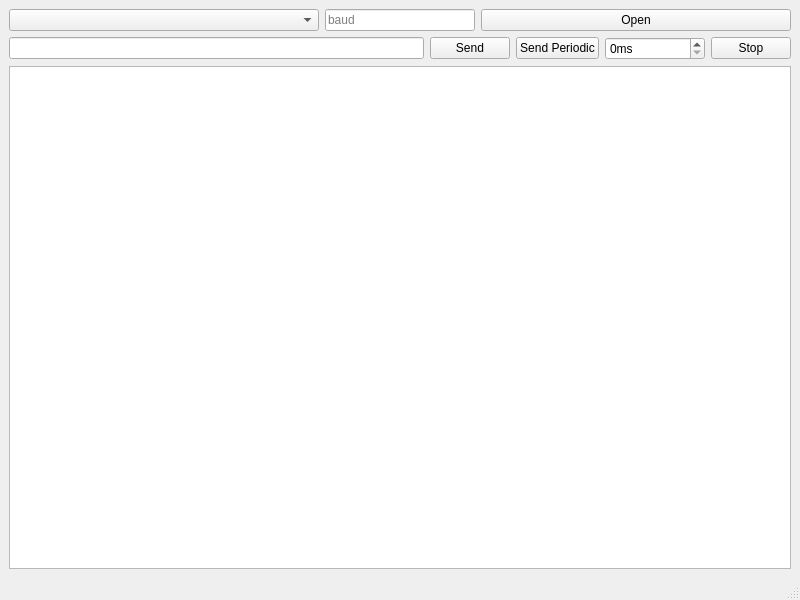
<?xml version="1.0" encoding="UTF-8"?>
<ui version="4.0">
 <class>MainWindow</class>
 <widget class="QMainWindow" name="MainWindow">
  <property name="geometry">
   <rect>
    <x>0</x>
    <y>0</y>
    <width>800</width>
    <height>600</height>
   </rect>
  </property>
  <property name="windowTitle">
   <string>MainWindow</string>
  </property>
  <widget class="QWidget" name="centralwidget">
   <layout class="QVBoxLayout" name="verticalLayout">
    <item>
     <layout class="QHBoxLayout" name="horizontalLayout">
      <item>
       <widget class="QComboBox" name="box"/>
      </item>
      <item>
       <widget class="QLineEdit" name="baud">
        <property name="maximumSize">
         <size>
          <width>150</width>
          <height>16777215</height>
         </size>
        </property>
        <property name="placeholderText">
         <string>baud</string>
        </property>
       </widget>
      </item>
      <item>
       <widget class="QPushButton" name="openButton">
        <property name="text">
         <string>Open</string>
        </property>
       </widget>
      </item>
     </layout>
    </item>
    <item>
     <layout class="QHBoxLayout" name="horizontalLayout_2">
      <item>
       <widget class="QLineEdit" name="data"/>
      </item>
      <item>
       <widget class="QPushButton" name="send">
        <property name="text">
         <string>Send</string>
        </property>
       </widget>
      </item>
      <item>
       <widget class="QPushButton" name="sendPer">
        <property name="text">
         <string>Send Periodic</string>
        </property>
       </widget>
      </item>
      <item>
       <widget class="QSpinBox" name="period">
        <property name="minimumSize">
         <size>
          <width>100</width>
          <height>0</height>
         </size>
        </property>
        <property name="suffix">
         <string>ms</string>
        </property>
        <property name="prefix">
         <string/>
        </property>
        <property name="maximum">
         <number>99999</number>
        </property>
       </widget>
      </item>
      <item>
       <widget class="QPushButton" name="stop">
        <property name="text">
         <string>Stop</string>
        </property>
       </widget>
      </item>
     </layout>
    </item>
    <item>
     <widget class="QTextEdit" name="log"/>
    </item>
   </layout>
  </widget>
  <widget class="QMenuBar" name="menubar">
   <property name="geometry">
    <rect>
     <x>0</x>
     <y>0</y>
     <width>800</width>
     <height>20</height>
    </rect>
   </property>
  </widget>
  <widget class="QStatusBar" name="statusbar"/>
 </widget>
 <resources/>
 <connections/>
</ui>
